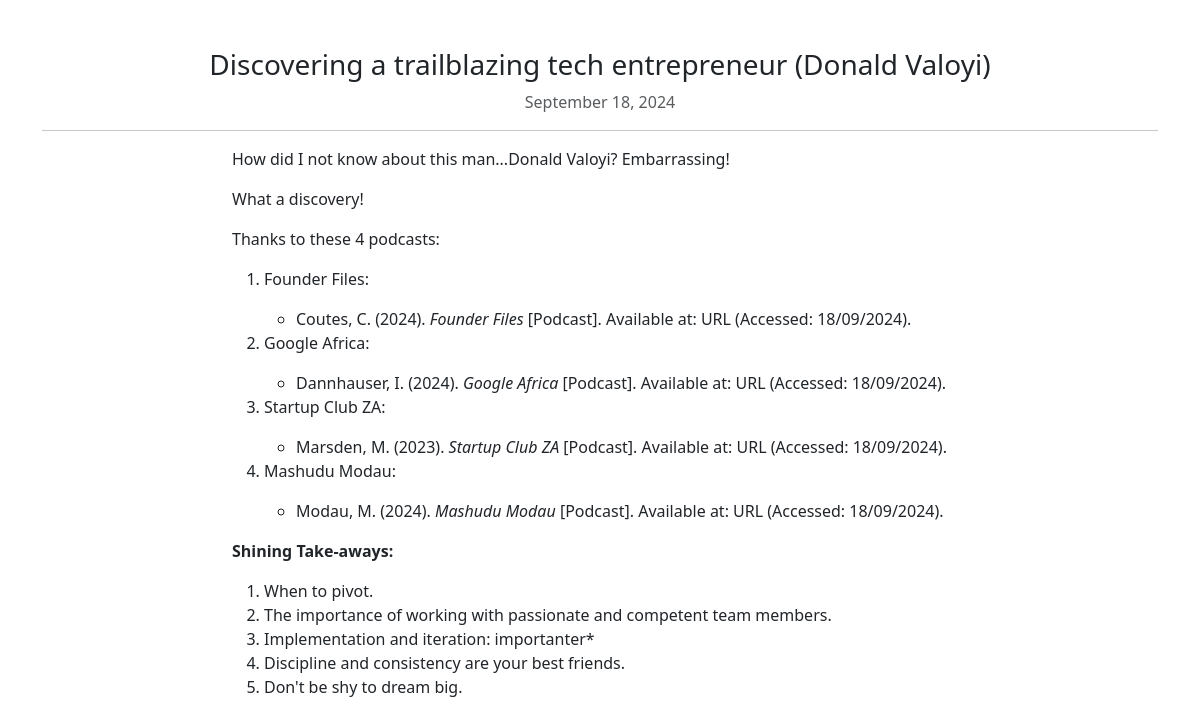
Page /blog/1/ on the committed database.
### showcase/models.py (models this page shows, shortened)
class BlogPost(models.Model):
    title = models.CharField(max_length=200)
    body = HTMLField()
    created_at = models.DateTimeField(auto_now_add=True)
    updated_at = models.DateTimeField(auto_now=True)

### showcase/views.py (the view)
# urls.py: path('blog/<int:pk>/', views.blog_detail, name='blog_detail'),
def blog_detail(request, pk):
    blog_post = BlogPost.objects.get(pk=pk)
    return render(request, 'showcase/blog_detail.html', {'blog_post': blog_post})

### showcase/templates/showcase/blog_detail.html (shortened to what this page needs)
<!DOCTYPE html>
<html lang="en">
<head>
    <link href="https://cdn.jsdelivr.net/npm/bootstrap@5.3.0-alpha1/dist/css/bootstrap.min.css" rel="stylesheet">
</head>
<body>
    <div class="container mt-5">
        <h3 class="text-center">{{ blog_post.title }}</h3>
        <p class="text-muted text-center">{{ blog_post.created_at|date:"F j, Y" }}</p>
        <hr>
        <div class="row">
            <div class="col-md-8 offset-md-2">
                <div class="min-vh-100">
                    {{ blog_post.body|safe }}
                </div>
            </div>
        </div>
    </div>
</body>
</html>

### rows in the picture
BlogPost: title "Discovering a trailblazing tech entrepreneur (Donald Valoyi)", created_at "September 18, 2024", body "How did I not know about this man...Donald Valoyi? Embarrassing! What a discovery! Thanks to these 4 podcasts: Founder Files: Coutes, C. (2024). Founder Files [Podcast]. Available at: URL (Accessed: 18/09/2024). Google Africa: Dannhauser, I. (2024). Google Africa [Podcast]. Available at: URL (Accessed: 18/09/2024). Startup Club ZA: Marsden, M. (2023). Startup Club ZA [Podcast]. Available at: URL (Accessed: 18/09/2024). Mashudu Modau: Modau, M. (2024). Mashudu Modau [Podcast]. Available at: URL (Accessed: 18/09/2024). Shining Take-aways: When to pivot. The importance of working with passionate and competent team members. Implementation and iteration: importanter* Discipline and consistency…"
